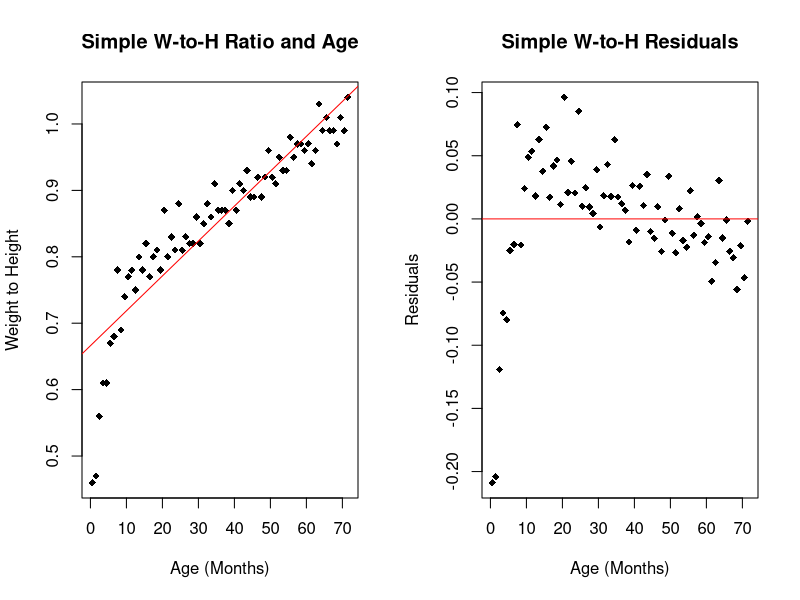
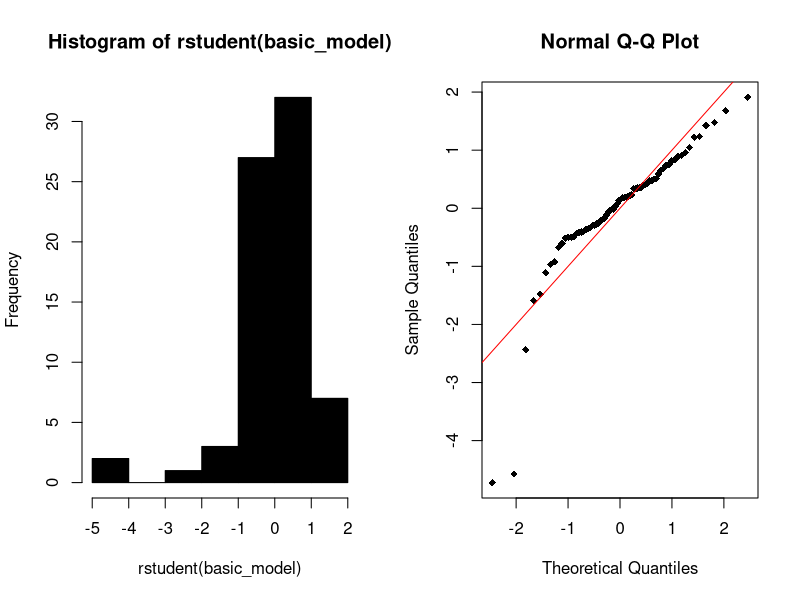
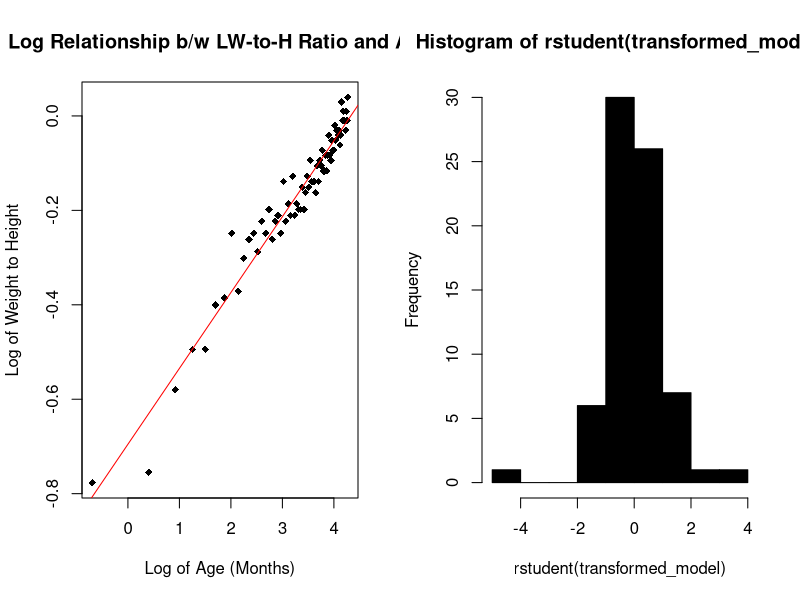
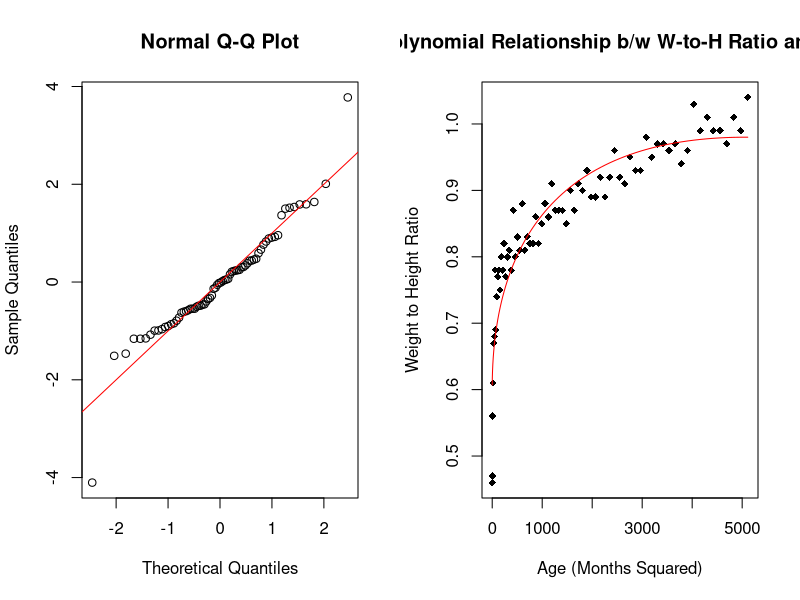
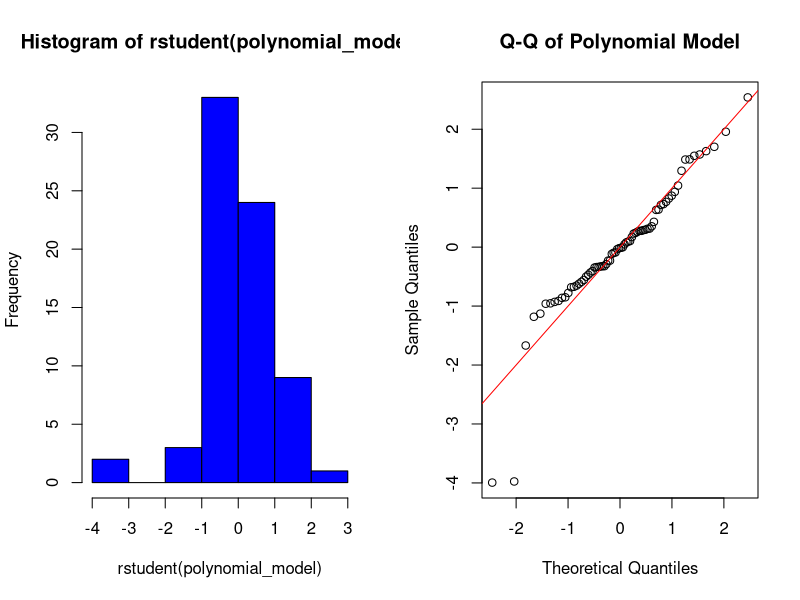
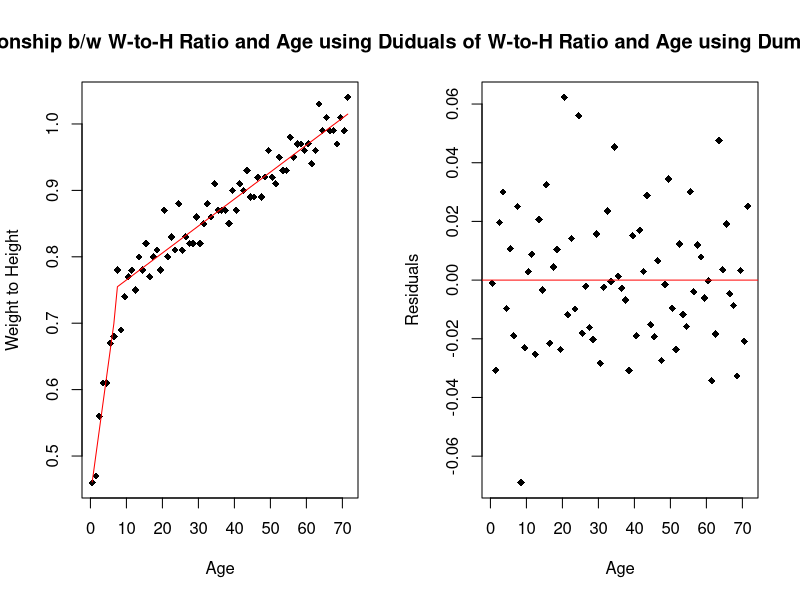
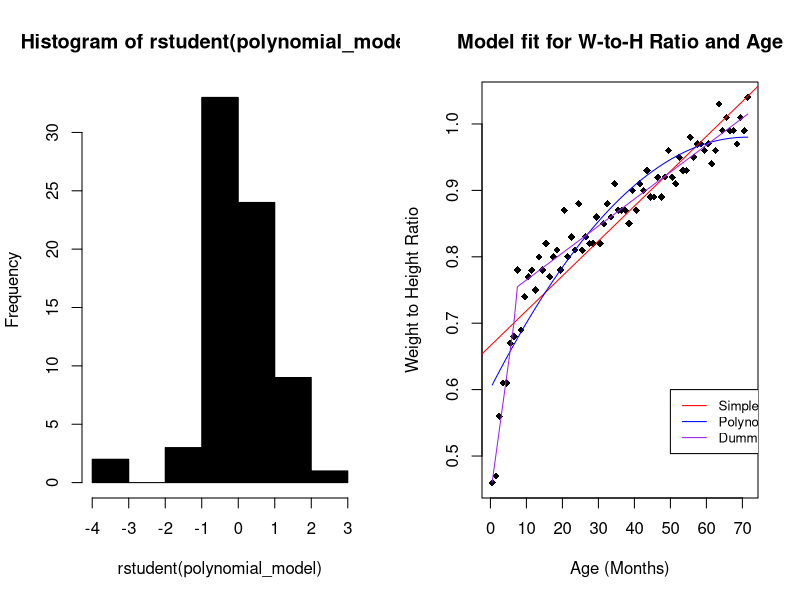
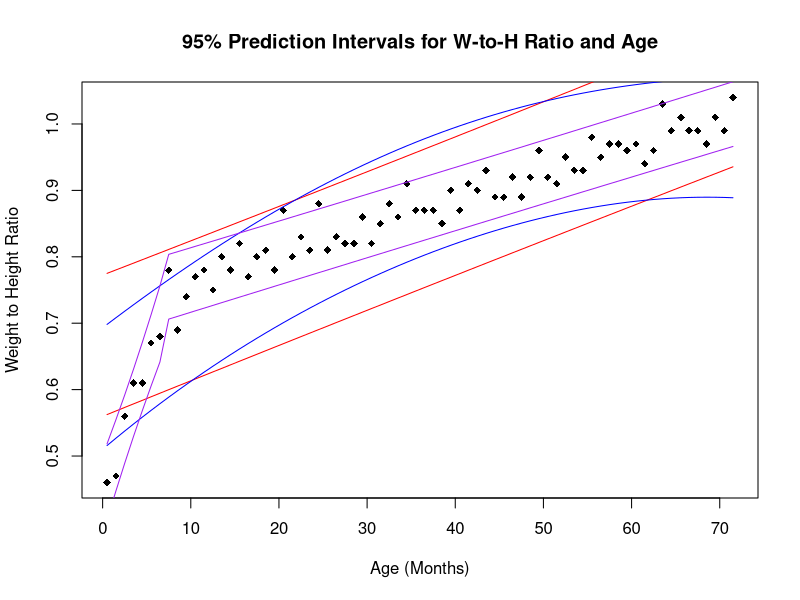

These figures' R source, in order:
nutrition = read.csv(file = "nutrition.csv")

### Basic Model ###
par(mfrow=c(1,2)) # Plot + Residuals
basic_relationship = nutrition$woh ~ nutrition$age
plot(
  basic_relationship,
  xlab = "Age (Months)",
  ylab = "Weight to Height",
  main = "Simple W-to-H Ratio and Age",
  pch = 18
)
basic_model = lm(formula = basic_relationship)
abline(basic_model, col=c("red"))
summary(basic_model)
anova(basic_model)

# Check the Model
residual_relationship = basic_model$residuals ~ nutrition$age
residual_model = lm(formula = residual_relationship)
plot(
  residual_relationship,
  xlab = "Age (Months)",
  ylab = "Residuals",
  main = "Simple W-to-H Residuals",
  pch = 18
)
abline(residual_model, col=c("red"))
summary(residual_model)

hist(rstudent(basic_model), col = c("black"))
qqnorm(rstudent(basic_model), col = c("black"), pch = 18)
abline(a = 0, b = 1, col = c("red"))

### Transformed Model ###
transformed_relationship = log(nutrition$woh) ~ log(nutrition$age)
plot(
  transformed_relationship,
  xlab = "Log of Age (Months)",
  ylab = "Log of Weight to Height",
  main = "Log Relationship b/w LW-to-H Ratio and Age",
  pch = 18
)
transformed_model = lm(formula = transformed_relationship)
abline(transformed_model, col=c("red"))
anova(transformed_model)
summary(transformed_model)

# Check the model
hist(rstudent(transformed_model), col = c("black"))
qqnorm(rstudent(transformed_model), col = c("black"))
abline(a = 0, b = 1, col = c("red"))

### Polynomial Model ###
nutrition$age_squared = nutrition$age ^ 2
polynomial_relationship = nutrition$woh ~ nutrition$age + nutrition$age_squared
plot(
  nutrition$woh ~ nutrition$age_squared,
  xlab = "Age (Months Squared)",
  ylab = "Weight to Height Ratio",
  main = "Polynomial Relationship b/w W-to-H Ratio and Age",
  pch = 18
)
polynomial_model = lm(formula = nutrition$woh ~ nutrition$age + nutrition$age_squared)
lines(nutrition$age_squared, fitted(polynomial_model), col = c("red"))
summary(polynomial_model)
anova(polynomial_model)

polynomial_residual_relationship = polynomial_model$residuals ~ nutrition$age
polynomial_residual_model = lm(formula = polynomial_residual_relationship)

hist(rstudent(polynomial_model), col = c("blue"))
qqnorm(rstudent(polynomial_model), col = c("black"), main = "Q-Q of Polynomial Model")
abline(a = 0, b = 1, col = c("red"))

# Dummy Model
nutrition$under_7 = as.numeric(nutrition$age < 7)
nutrition$mixed = nutrition$under_7 * nutrition$age
dummy_relationship = nutrition$woh ~
  nutrition$age +
  nutrition$under_7 +
  nutrition$mixed

plot(
  nutrition$woh ~ nutrition$age,
  xlab = "Age",
  ylab = "Weight to Height",
  main = "Relationship b/w W-to-H Ratio and Age using Dummy Vars",
  pch = 18
)
dummy_model = lm(dummy_relationship, data = nutrition)
lines(nutrition$age, fitted(dummy_model), col = c("red"))
summary(dummy_model)
anova(dummy_model)

# Residual Plot
dummy_residual_relationship = dummy_model$residuals ~ nutrition$age
plot(
  dummy_residual_relationship,
  xlab = "Age",
  ylab = "Residuals",
  main = "Residuals of W-to-H Ratio and Age using Dummy Vars",
  pch = 18
)
abline(lm(dummy_residual_relationship), col = c("red"))

hist(rstudent(polynomial_model), col = c("black"))

### Model Comparison and Evaluation ###

# AIC for Basic/Polynomial
anova(basic_model, polynomial_model)
basic_polynomial_aic = c(
  basic_model = extractAIC(basic_model)[2],
  polynomial_model = extractAIC(polynomial_model)[2]
)
print(basic_polynomial_aic)

# AIC for Basic/Dummy/Polynomial
anova(basic_model, polynomial_model, dummy_model)
basic_dummy_aic = c(
  basic_model = extractAIC(basic_model)[2],
  polynomial_model = extractAIC(polynomial_model)[2],
  dummy_model = extractAIC(dummy_model)[2]
)
print(basic_dummy_aic)


basic_plot = plot(
  nutrition$woh ~ nutrition$age,
  xlab = "Age (Months)",
  ylab = "Weight to Height Ratio",
  main = "Model fit for W-to-H Ratio and Age",
  pch = 18
)
abline(basic_model, col=c("red"))
lines(nutrition$age, fitted(polynomial_model), col = c("blue"))
lines(nutrition$age, fitted(dummy_model), col = c("purple"))
legend(
  50,
  0.6,
  legend=c("Simple", "Polynomial", "Dummy"),
  col=c("Red", "Blue", "Purple"),
  lty = 1,
  cex = 0.8,
)

# Prediction Interval Plot
par(mfrow=c(1,1))
basic_plot = plot(
  nutrition$woh ~ nutrition$age,
  xlab = "Age (Months)",
  ylab = "Weight to Height Ratio",
  main = "95% Prediction Intervals for W-to-H Ratio and Age",
  pch = 18
)
basic_prediction = predict(
  basic_model,
  interval = "prediction",
  level =.95,
)
polynomial_prediction = predict(
  polynomial_model,
  interval = "prediction",
  level =.95,
)
dummy_prediction = predict(
  dummy_model,
  interval = "prediction",
  level =.95,
)
prediction_data = data.frame(
  basic_low = basic_prediction[,"lwr"],
  basic_high = basic_prediction[,"upr"],
  polynomial_low = polynomial_prediction[,"lwr"],
  polynomial_high = polynomial_prediction[,"upr"],
  dummy_low = dummy_prediction[,"lwr"],
  dummy_high = dummy_prediction[,"upr"]
)
lines(nutrition$age, prediction_data$basic_low, col = c("red"))
lines(nutrition$age, prediction_data$basic_high, col = c("red"))
lines(nutrition$age, prediction_data$polynomial_low, col = c("blue"))
lines(nutrition$age, prediction_data$polynomial_high, col = c("blue"))
lines(nutrition$age, prediction_data$dummy_low, col = c("purple"))
lines(nutrition$age, prediction_data$dummy_high, col = c("purple"))


# TODO: need to get the X-values and then plot the low/high values
# lines(basic_prediction)

# Evaluate all three Residual Plots
par(mfrow=c(1,3))
plot(
  residual_relationship,
  xlab = "Age",
  ylab = "Residuals",
  main = "Simple Model Residuals",
  pch = 18
)
abline(residual_model, col = c("red"))

plot(
  polynomial_residual_relationship,
  xlab = "Age",
  ylab = "Residuals",
  main = "Polynomial Model Residuals",
  pch = 18
)
abline(polynomial_residual_model, col = c("red"))

plot(
  dummy_residual_relationship,
  xlab = "Age",
  ylab = "Residuals",
  main = "Dummy Model Residuals",
  pch = 18
)
abline(lm(dummy_residual_relationship), col = c("red"))

# Evaluate all three Q-Q Polots
par(mfrow=c(1,3))
qqnorm(rstudent(basic_model), col = c("black"), main = "Q-Q of Simple Model")
abline(a = 0, b = 1, col = c("red"))
qqnorm(rstudent(polynomial_model), col = c("black"), main = "Q-Q of Polynomial Model")
abline(a = 0, b = 1, col = c("red"))
qqnorm(rstudent(dummy_model), col = c("black"), main = "Q-Q of Dummy Model")
abline(a = 0, b = 1, col = c("red"))
